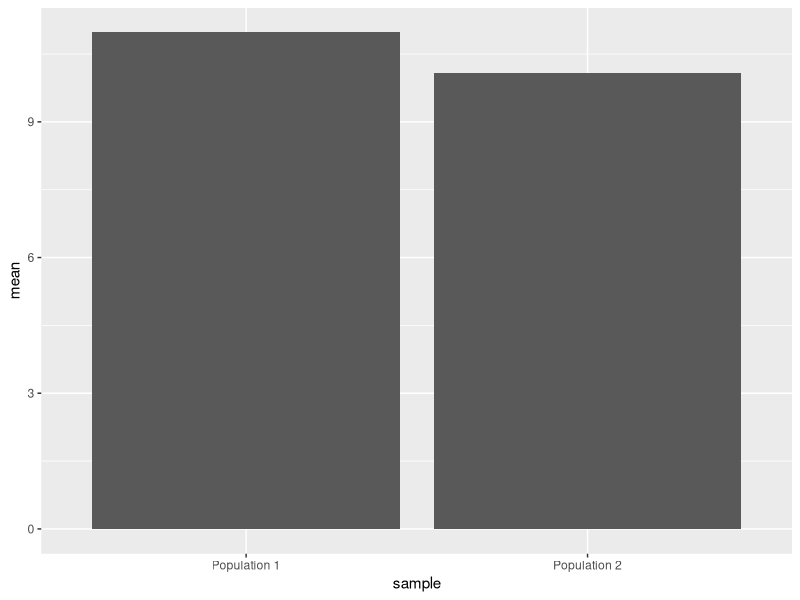
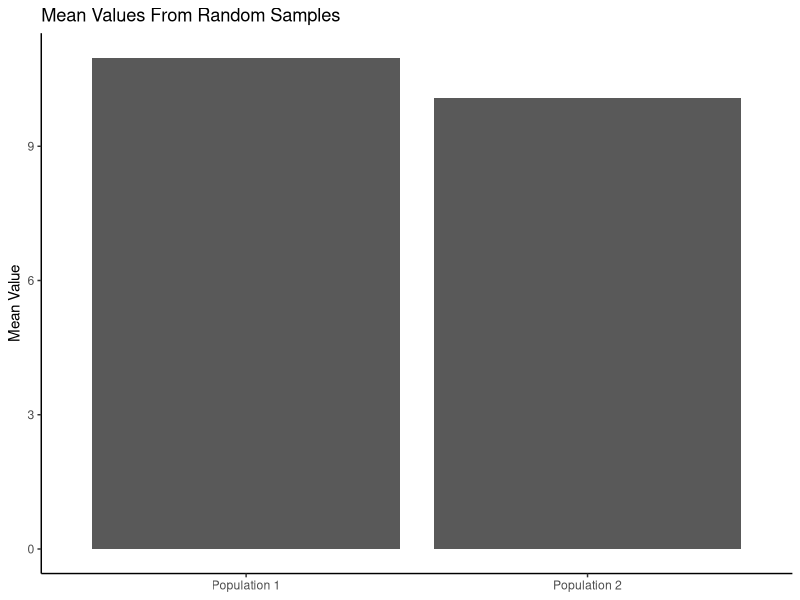
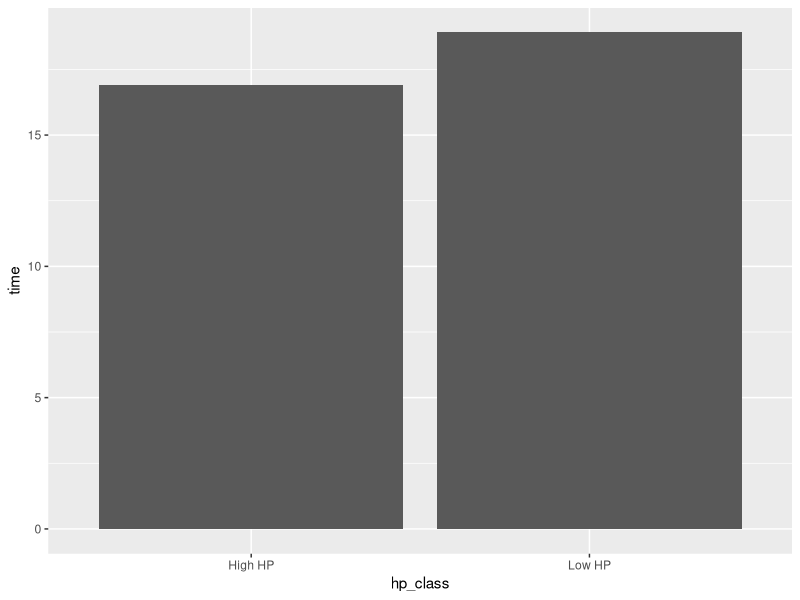
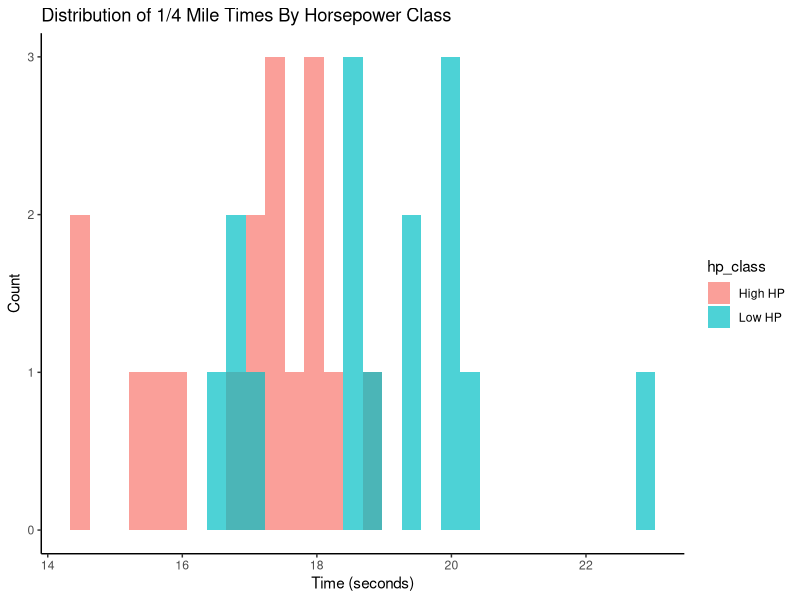
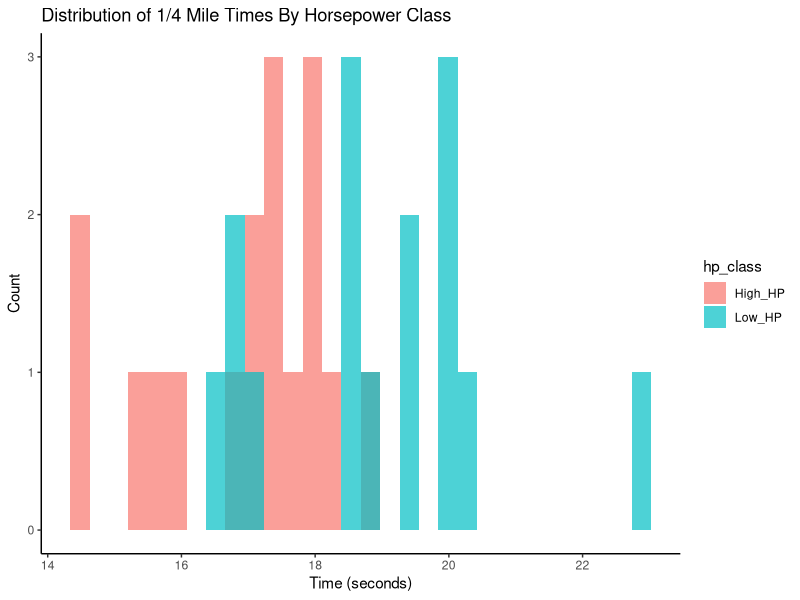

Generate these figures, in order, with R:
## ---- chunk 1
#assign the value 5 to an object named "my_object"
my_object <- 5

#ask R to return that object
my_object
## ---- chunk 2
library(tidyverse)
## ---- chunk 3
#generate a sample for population 1
pop1 <- rnorm(n = 20, mean = 10, sd = 3)
#view the population 1 data
pop1

#generate a sample for population 2
pop2 <- rnorm(n = 20, mean = 10, sd = 3)
#view the population 2 data
pop2
## ---- chunk 4
mean(pop1)
mean(pop2)
## ---- chunk 5
?t.test
## ---- chunk 6
is.numeric(pop1)
is.vector(pop1)

is.numeric(pop2)
is.vector(pop2)
## ---- chunk 7
#run the t-test
t.test(x = pop1, y = pop2)
## ---- chunk 8
#run t.test and save output to 'tresult'
tresult <- t.test(x = pop1, y = pop2)
#get the structure of 'tresult'
str(tresult)
## ---- chunk 9
tresult$p.value
tresult[3]
tresult[[3]]
## ---- chunk 10
tidytresult <- broom::tidy(tresult)
tidytresult

## ---- chunk 11
#get popualation 1 mean
pop1_mean <- tidytresult %>%
  select(estimate1) %>%
  unlist()
#view population 1 mean
pop1_mean

#get popualation 1 mean
pop2_mean <- tidytresult %>%
  select(estimate2) %>%
  unlist()
#view population 2 mean
pop2_mean

means_to_plot <- data.frame("mean" = c(pop1_mean, pop2_mean),
                            "sample" = c("Population 1", "Population 2"))
  
means_to_plot
## ---- chunk 12
#get a basic plot
means_to_plot %>% ggplot(aes(x = sample, y = mean)) +
  geom_col()
## ---- chunk 13
#customize the plot a bit
means_to_plot %>% ggplot(aes(x = sample, y = mean)) +
  geom_col() +
  theme_classic() +
  labs(title = "Mean Values From Random Samples", 
       x = NULL,
       y = "Mean Value")

## ---- chunk 14
mtcars
## ---- chunk 15
#example of "select()"
mtcars %>% select(mpg, disp, carb)

#example of "filter()"
mtcars %>% filter(wt > 4)

## ---- chunk 16
low_hp_time <- mtcars %>%
  filter(hp < 120) %>%
  select(qsec) %>%
  unlist() %>%
  mean()

low_hp_time

high_hp_time <- mtcars %>%
  filter(hp >= 120) %>%
  select(qsec) %>%
  unlist() %>%
  mean()

high_hp_time
## ---- chunk 17
low_hp_time <- mean(mtcars$qsec[mtcars$hp < 120]) 

low_hp_time

high_hp_time <- mean(mtcars$qsec[mtcars$hp >= 120])

high_hp_time
## ---- chunk 18
time_df <- data.frame("time" = c(low_hp_time, high_hp_time),
                      "hp_class" = c("Low HP", "High HP"))

time_df

time_df %>% ggplot(aes(x = hp_class, y = time)) +
  geom_col()

## ---- chunk 19
#get the values for low-horsepower cars
low_hp_vals <- mtcars %>%
  filter(hp < 120) %>%
  select(qsec) %>%
  unlist()

#get the values for high-horsepower cars
high_hp_vals <- mtcars %>%
  filter(hp >= 120) %>%
  select(qsec) %>%
  unlist()

#run the t-test and save the results
speed_res <- t.test(x = low_hp_vals, y = high_hp_vals)

speed_p <- speed_res$p.value

speed_p

## ---- chunk 20
#get the values for low-horsepower cars
low_hp_vals <- mtcars$qsec[mtcars$hp < 120]

#get the values for high-horsepower cars
high_hp_vals <- mtcars$qsec[mtcars$hp >= 120]

#run the t-test and save the results
speed_res <- t.test(x = low_hp_vals, y = high_hp_vals)

speed_p <- speed_res$p.value

speed_p

## ---- chunk 21
#run the t-test and save the results
speed_res <- t.test(x = low_hp_vals, y = high_hp_vals, alternative = "greater")

speed_p <- speed_res$p.value

speed_p

## ---- chunk 22
low_hp_vals <- mtcars %>%
  filter(hp < 120) %>%
  select(qsec) %>%
  unlist()

high_hp_vals <- mtcars %>%
  filter(hp >= 120) %>%
  select(qsec) %>%
  unlist()

vals_to_plot <- data.frame("seconds" = c(low_hp_vals, high_hp_vals),
                           "hp_class" = c(rep("Low HP", length(low_hp_vals)),
                                          rep("High HP", length(high_hp_vals))))

vals_to_plot %>% ggplot(aes(x = seconds, fill = hp_class)) +
  geom_histogram(alpha = 0.7, position = "identity") +
  theme_classic() +
  labs(x = "Time (seconds)",
       y = "Count",
       title = "Distribution of 1/4 Mile Times By Horsepower Class")
## ---- chunk 23
mtcars %>% mutate("hp_class" = ifelse(hp < 120, "Low_HP", "High_HP")) %>%
  ggplot(aes(x = qsec, fill = hp_class)) +
  geom_histogram(alpha = 0.7, position = "identity") +
  theme_classic() +
  labs(x = "Time (seconds)",
       y = "Count",
       title = "Distribution of 1/4 Mile Times By Horsepower Class")

